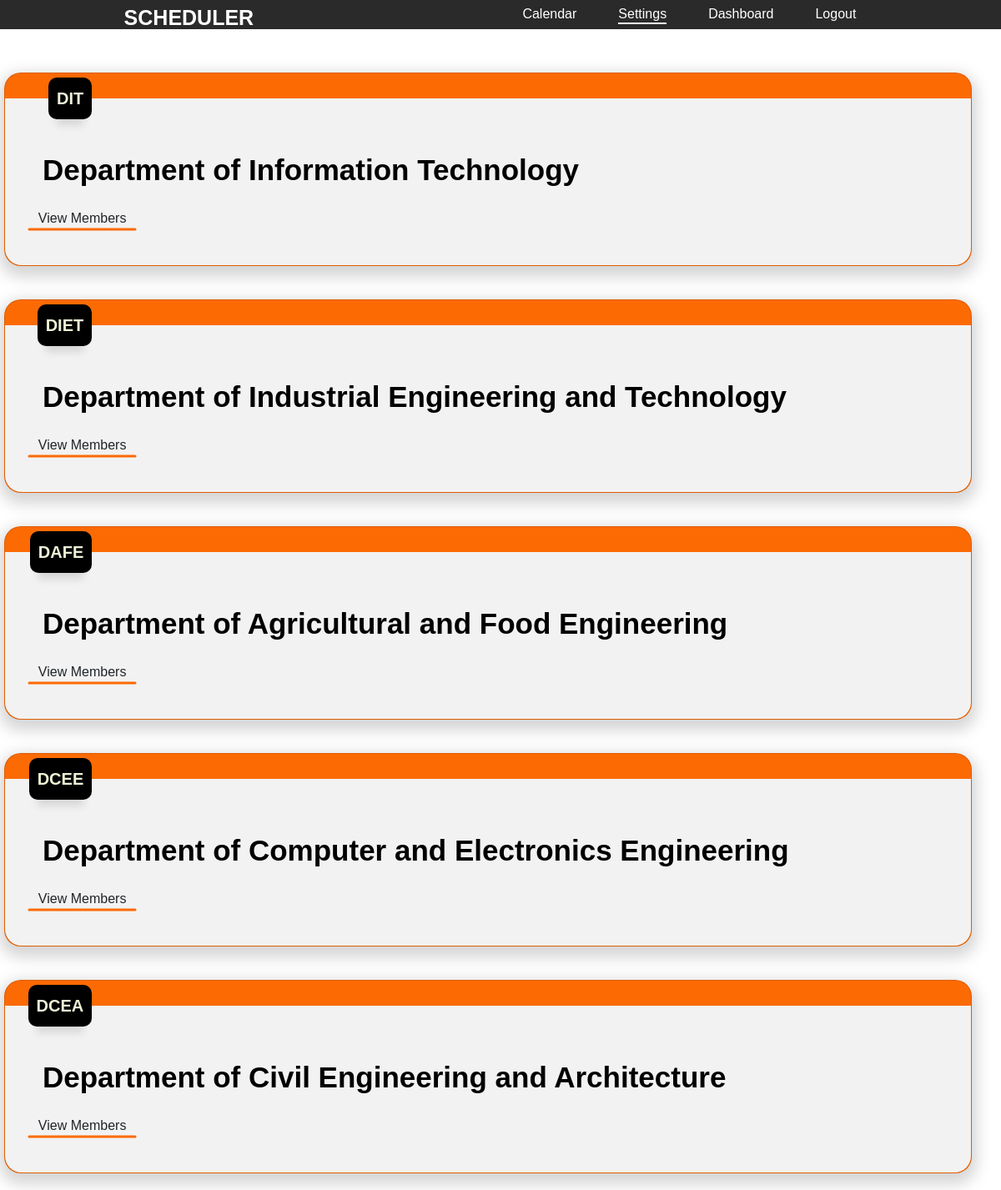
The page /CAPSTONE/PAGES/view_department.php on the database its author committed.
### tables this page shows
CREATE TABLE `departments` (
  `id` int(11) NOT NULL,
  `name` varchar(255) NOT NULL,
  `full` varchar(255) NOT NULL
);

### CAPSTONE/PAGES/view_department.php (the view, shortened to what this page needs)
<?php
include 'config.php';
$sql = "SELECT id, name, full FROM departments";
$result = $conn->query($sql);
?>
<!DOCTYPE html>
<html>
<head>
    <link rel="stylesheet" href="css/font_1.css">
    <link rel="stylesheet" href="css/style.css">
    <link rel="stylesheet" href="practices/style.css">
    <link rel="stylesheet" href="css/members.css">
    <link href="javascript/bootstrap.min.css" rel="stylesheet">
</head>
<body>
    <div class="web">
        <div class="wrapper">
            <nav class="nav">
                <div class="nav-logo" style="margin-top: 3px;">
                    <p>SCHEDULER</p>
                </div>
                <div class="nav-menu" id="navMenu">
                    <ul>
                        <li><a href="admin_calendar.php" class="link">Calendar</a></li>
                        <li><div class="dropdown">
                            <a href="#" class="link active" onclick="toggleDropdown()">Settings</a>
                        </div></li>
                        <li><a href="admin_dashboard.php" class="link">Dashboard</a></li>
                        <li><a href="logout.php" class="link" onclick="return confirm('Are you sure you want to logout?');">Logout</a></li>
                    </ul>
                </div>
            </nav>
        </div>
        <div class="main">
            <div class="row">
                <?php
                if ($result->num_rows > 0) {
                    while($row = $result->fetch_assoc()) {
                        echo '<div class="cardBox_3">';
                        echo '<div class="card">';
                        echo '<div class="content-box"><span class="card-title">' . $row["full"] . '</span></div>';
                        echo '<a href="department.php?id=' . $row["id"] . '" class="asd"><button class="btn">View Members<div class="mem"></div></button></a>';
                        echo '<div class="date-box"><span class="date">' . $row["name"] . '</span></</div>';
                        echo '</div>';
                        echo '</div>';
                        echo '</div>';
                    }
                } else {
                    echo "No departments found.";
                }
                ?>
</body>
</html>

### CAPSTONE/PAGES/css/style.css (style rules this page uses)
* { font-family: 'Poppins', sans-serif; margin: 0; padding: 0; box-sizing: border-box; }
:root { --main-color: #22BAA0; --color-dark: #34425A; --text-grey: #B0B0B0; }
input, button, select { outline: none; }

### CAPSTONE/PAGES/practices/style.css (style rules this page uses)
* { margin: 0; padding: 0; box-sizing: border-box; font-family: 'Poppins', sans-serif; }
body { background: #f2f2f2; min-height: 100vh; }
.dropdown { position: relative; display: inline-block; }
.wrapper { display: flex; justify-content: center; align-items: center; min-height: 4vh; }
.nav { position: fixed; top: 0; display: flex; justify-content: space-around; width: 100%; height: 35px; background: #2a2a2a; z-index: 100; }
.nav-logo p { color: white; font-size: 25px; font-weight: 600; }
.nav-menu ul { display: flex; margin-top: 5px; }
.nav-menu ul li { list-style-type: none; }
.nav-menu ul li .link { text-decoration: none; font-weight: 500; color: #fff; padding-bottom: 2px; margin: 0 25px; }
.link:hover, .active { border-bottom: 2px solid #fff; }
.cardBox_3 { position: relative; width: 100%; padding: 20px; display: grid; grid-template-columns: repeat(1, 1fr); grid-gap: 30px; margin-top: 0px; }
.cardBox_3 .card { position: relative; background: #FC6A03; border-radius: 20px; display: flex; justify-content: center; box-shadow: 0 7px 18px 6px rgb(0 0 0 / 17%); }
.web { position: relative; width: 100%; }

### CAPSTONE/PAGES/css/members.css (style rules this page uses)
.card { padding-top: 30px; border: 0px solid #040d37; border-radius: 20px; transform-style: preserve-3d; background-size: 60px 60px; background-color: #040d37; width: 100%; box-shadow: rgba(56, 36, 36, 0.3) 13px 13px 19px 0px; }
.content-box { background: #f2f2f2; transition: all 0.5s ease-in-out; padding: 60px 25px 25px 25px; transform-style: preserve-3d; height: 200px; width: 100%; border-radius: 0px 0px 20px 20px; }
.content-box .card-title { display: inline-block; color: black; font-size: 35px; font-weight: 700; text-align: left; margin-left: 20px; }
.date-box { position: absolute; border-radius: 10px; top: 5px; right: 91%; height: 50px; background: #000; border: 0px solid #000; padding: 10px; transform: translate3d(0px, 0px, 80px); box-shadow: rgba(100, 100, 111, 0.2) 0px 17px 10px -10px; }
.date-box span { display: block; text-align: center; }
.date-box .date { font-size: 20px; font-weight: 900; color: #EDF1D6; }
.btn { position: absolute; top: 74%; left: 8%; transform: translate(-50%, -50%); font-size: 15px; font-weight: 400; height: 30px; line-height: 40px; cursor: pointer; background-color: inherit; border: none; outline: none; color: #1d1d1d; }
.btn .mem { position: absolute; top: 110%; left: 50%; transform: translate(-50%, -50%); height: 3px; width: 100%; background-color: #FC6A03; color: #f2f2f2; z-index: -1; border-radius: 5px; transition: all 0.3s; }

### rows shown on the page
departments: full "Department of Information Technology", name "DIT"
departments: full "Department of Industrial Engineering and Technology", name "DIET"
departments: full "Department of Agricultural and Food Engineering", name "DAFE"
departments: full "Department of Computer and Electronics Engineering", name "DCEE"
departments: full "Department of Civil Engineering and Architecture", name "DCEA"
